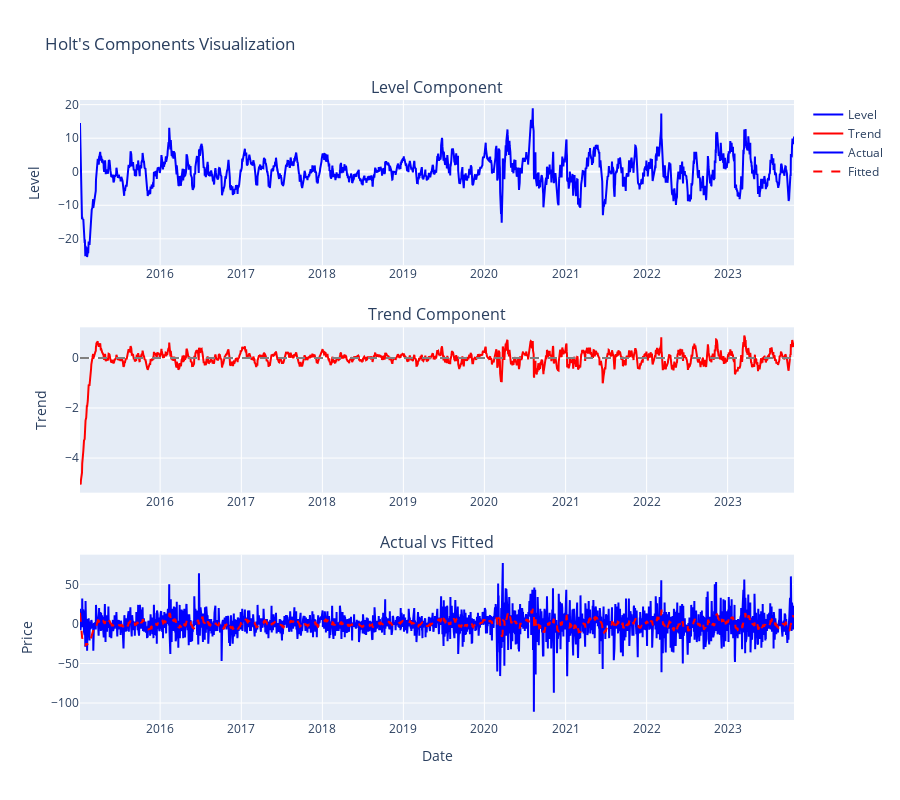

This figure's notebook cell:
### Markdown cell above
## 13. Visualize Level and Trend Components

### Code cell
# Extract level and trend components
level_values = fit_holt.level
trend_values = fit_holt.trend

fig = make_subplots(
    rows=3, cols=1,
    subplot_titles=('Level Component', 'Trend Component', 'Actual vs Fitted'),
    specs=[[{'secondary_y': False}], [{'secondary_y': False}], [{'secondary_y': False}]],
    vertical_spacing=0.1
)

# Level
fig.add_trace(
    go.Scatter(x=train.index, y=level_values, mode='lines', name='Level', line=dict(color='blue')),
    row=1, col=1
)

# Trend
fig.add_trace(
    go.Scatter(x=train.index, y=trend_values, mode='lines', name='Trend', line=dict(color='red')),
    row=2, col=1
)
fig.add_hline(y=0, line_dash='dash', line_color='gray', row=2, col=1)

# Actual vs Fitted
fig.add_trace(
    go.Scatter(x=train.index, y=train.values, mode='lines', name='Actual', line=dict(color='blue')),
    row=3, col=1
)
fig.add_trace(
    go.Scatter(x=train.index, y=fit_holt.fittedvalues, mode='lines', name='Fitted', line=dict(color='red', dash='dash')),
    row=3, col=1
)

fig.update_xaxes(title_text='Date', row=3, col=1)
fig.update_yaxes(title_text='Level', row=1, col=1)
fig.update_yaxes(title_text='Trend', row=2, col=1)
fig.update_yaxes(title_text='Price', row=3, col=1)

fig.update_layout(height=800, showlegend=True, title_text='Holt\'s Components Visualization')
fig.show()

print("✓ Components visualization complete")

### Figure 1 — Plotly figure (JSON) as saved in the notebook; plotly's stock layout.template omitted (floating-point values rounded to 4 significant figures; data arrays with more than 128 entries replaced by an {"elided": "..."} marker saying what was removed)
{"data": [{"line": {"color": "blue"}, "mode": "lines", "name": "Level", "type": "scatter", "x": {"elided": "2220 str values"}, "xaxis": "x", "y": {"elided": "2220 float values"}, "yaxis": "y"}, {"line": {"color": "red"}, "mode": "lines", "name": "Trend", "type": "scatter", "x": {"elided": "2220 str values"}, "xaxis": "x2", "y": {"elided": "2220 float values"}, "yaxis": "y2"}, {"line": {"color": "blue"}, "mode": "lines", "name": "Actual", "type": "scatter", "x": {"elided": "2220 str values"}, "xaxis": "x3", "y": {"elided": "2220 float values"}, "yaxis": "y3"}, {"line": {"color": "red", "dash": "dash"}, "mode": "lines", "name": "Fitted", "type": "scatter", "x": {"elided": "2220 str values"}, "xaxis": "x3", "y": {"elided": "2220 float values"}, "yaxis": "y3"}], "layout": {"annotations": [{"font": {"size": 16}, "showarrow": false, "text": "Level Component", "x": 0.5, "xanchor": "center", "xref": "paper", "y": 1, "yanchor": "bottom", "yref": "paper"}, {"font": {"size": 16}, "showarrow": false, "text": "Trend Component", "x": 0.5, "xanchor": "center", "xref": "paper", "y": 0.6333, "yanchor": "bottom", "yref": "paper"}, {"font": {"size": 16}, "showarrow": false, "text": "Actual vs Fitted", "x": 0.5, "xanchor": "center", "xref": "paper", "y": 0.2667, "yanchor": "bottom", "yref": "paper"}], "height": 800, "shapes": [{"line": {"color": "gray", "dash": "dash"}, "type": "line", "x0": 0, "x1": 1, "xref": "x2 domain", "y0": 0, "y1": 0, "yref": "y2"}], "showlegend": true, "title": {"text": "Holt's Components Visualization"}, "xaxis": {"anchor": "y", "domain": [0, 1]}, "xaxis2": {"anchor": "y2", "domain": [0, 1]}, "xaxis3": {"anchor": "y3", "domain": [0, 1], "title": {"text": "Date"}}, "yaxis": {"anchor": "x", "domain": [0.7333, 1], "title": {"text": "Level"}}, "yaxis2": {"anchor": "x2", "domain": [0.3667, 0.6333], "title": {"text": "Trend"}}, "yaxis3": {"anchor": "x3", "domain": [0, 0.2667], "title": {"text": "Price"}}}}
